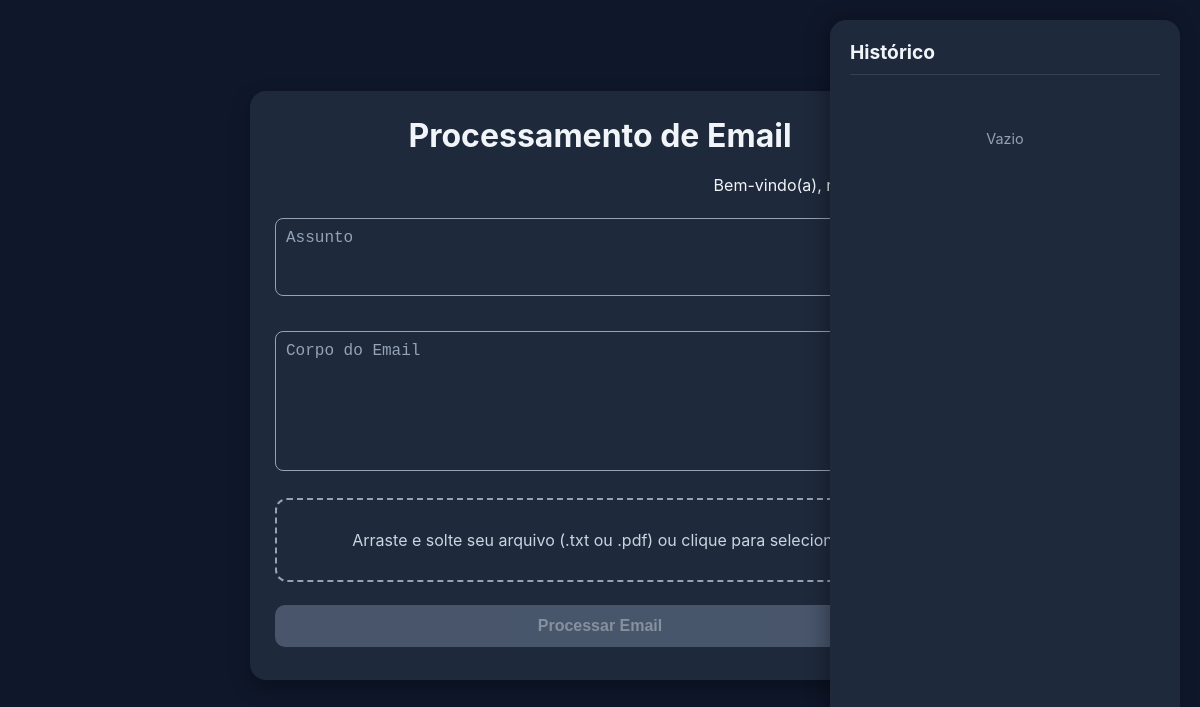
The app's page / (signed in), older data.
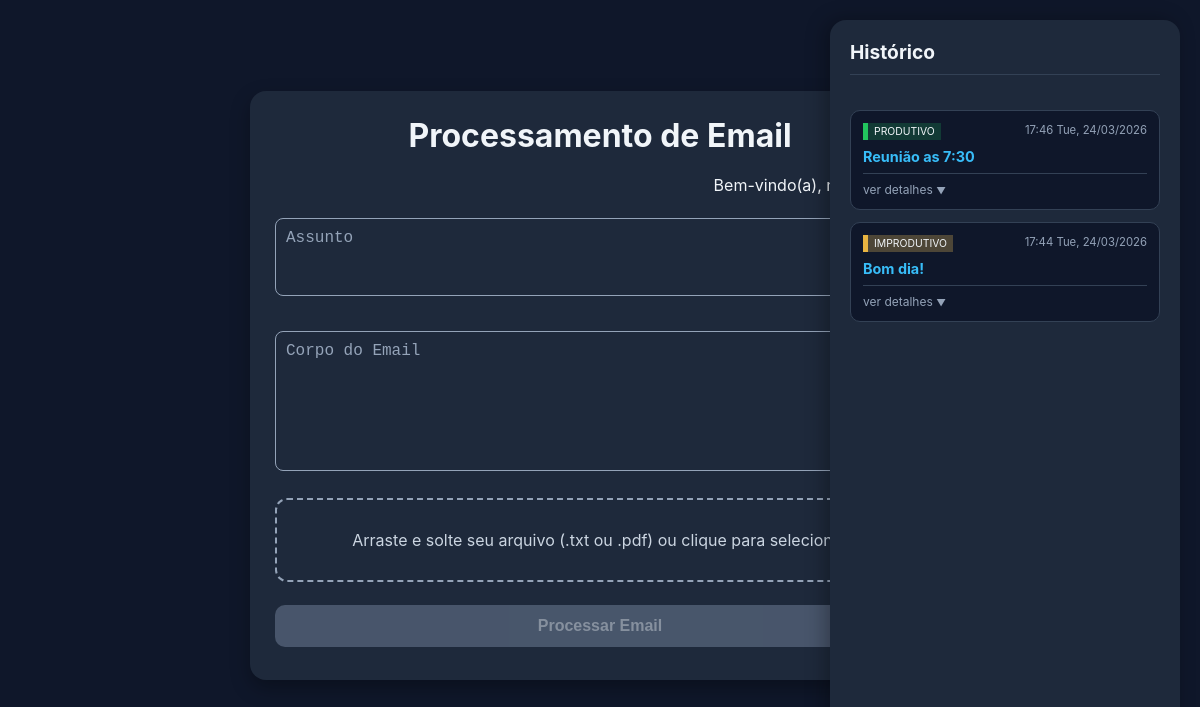
The same page, newer data.
### apps/emails/models.py (models this page shows)
class EmailHistory(models.Model):
    user = models.ForeignKey(
        User, on_delete=models.CASCADE, related_name="emails")
    subject = models.CharField(max_length=255, blank=True, null=True)
    body = models.TextField(blank=True, null=True)
    file_name = models.CharField(max_length=255, blank=True, null=True)
    file_content = models.TextField(blank=True, null=True)
    category = models.CharField(max_length=50)  # PRODUTIVO / IMPRODUTIVO
    ai_response = models.TextField()
    created_at = models.DateTimeField(auto_now_add=True)
    class Meta:
        ordering = ['-created_at']
        verbose_name = "Histórico de Email"
        verbose_name_plural = "Histórico de Emails"

### apps/emails/views.py (the view)
# urls.py: 2. Add a URL to urlpatterns:  path('', views.home, name='home')
@login_required(login_url='/login/')
def home(request):
    result = None
    if request.method == "POST":
        data = request.POST.copy()
        if 'file' in request.FILES:
            data['file'] = request.FILES['file']
        serializer = EmailRequestSerializer(data=data)
        if serializer.is_valid():
            email_parts = []
            subject = serializer.validated_data.get("subject", "").strip()
            body = serializer.validated_data.get("body", "").strip()
            file = serializer.validated_data.get("file")
            if subject:
                email_parts.append(f"Subject: {subject}")
            if body:
                email_parts.append(f"Body:\n{body}")
            if file:
                try:
                    file_text = extract_text_from_file(file)
                    if file_text:
                        email_parts.append(f"File Content:\n{file_text}")
                except Exception as e:
                    email_parts.append(
                        f"File Content: [Erro ao ler arquivo: {str(e)}]")
            full_text = "\n\n".join(email_parts)
            result = process_email(full_text)
            if result.get("category") != "ERROR":
                EmailHistory.objects.create(
                    user=request.user,
                    subject=subject,
                    body=body,
                    file_name=file.name if file else None,
                    file_content=file_text if file else None,
                    category=result["category"],
                    ai_response=result["response"]
                )
        else:
            result = {
                "category": "ERRO",
                "response": serializer.errors
            }
    else:
        serializer = EmailRequestSerializer()
    fields = []
    for name, field in serializer.fields.items():
        fields.append({
            "name": name,
            "type": field.__class__.__name__,
            "required": field.required
        })
    history = EmailHistory.objects.filter(user=request.user)[:10]
    return render(request, "emails/home.html", {"fields": fields, "result": result, "history": history})

### apps/emails/templates/emails/home.html (shortened to what this page needs)
{% extends "base.html" %}
{% block content %}
<aside class="sidebar">
  <h2 style="font-size: 1.2rem; text-align: left; border-bottom: 1px solid #334155; padding-bottom: 10px;">Histórico</h2>
  <div class="history-list">
    {% for item in history %}
      <div class="history-item" style="cursor: default;">
        <div style="display: flex; justify-content: space-between; margin-bottom: 8px;">
          <span class="badge {{ item.category|lower }}" style="font-size: 0.65rem; padding: 2px 6px;">{{ item.category }}</span>
          <small style="color: #94a3b8;">{{ item.created_at|date:"H:i D, d/m/Y" }}</small>
        </div>
        <strong style="display: block; color: #38bdf8; margin-bottom: 8px; font-size: 0.9rem;">
          {{ item.subject|default:"Sem Assunto"|truncatechars:35 }}
        </strong>
        <details style="border-top: 1px solid #334155; padding-top: 8px;">
          <summary style="font-size: 0.75rem; color: #94a3b8; cursor: pointer; list-style: none; outline: none;">
            ver detalhes <span style="font-size: 0.6rem;">▼</span>
          </summary>
        </details>
      </div>
    {% empty %}
      <p style="font-size: 0.9rem; color: #94a3b8; text-align: center; margin-top: 20px;">Vazio</p>
    {% endfor %}
  </div>
</aside>
<div class="card" id="processCard">
  <h1>Processamento de Email</h1>
  <div class="logout">
    <p>Bem-vindo(a), {{ request.user.username }}! <a href="{% url 'logout' %}">Sair</a></p>
  </div>
  <form method="post" enctype="multipart/form-data" id="emailForm">
    {% for field in fields %}
      {% if field.type == "FileField" %}
        <div id="dropZone" class="drop-zone">
          <p id="dropText">Arraste e solte seu arquivo (.txt ou .pdf) ou clique para selecionar</p>
        </div>
      {% elif field.type == "CharField" %}
        <div class="textarea-wrapper">
          {% if field.name == "body" %}
            <textarea name="{{ field.name }}" id="bodyText" placeholder="Corpo do Email" style="min-height:140px;max-height:300px;" maxlength="10500"></textarea>
            <div class="word-counter" id="bodyCounter">0 / 10000</div>
          {% else %}
            <textarea name="{{ field.name }}" id="subjectText" placeholder="Assunto" style="min-height:65px;max-height:120px;" maxlength="300"></textarea>
            <div class="word-counter" id="subjectCounter">0 / 250</div>
          {% endif %}
        </div>
      {% endif %}
    {% endfor %}
    <button type="submit" id="submitBtn" disabled>Processar Email</button>
  </form>
</div>
{% endblock %}

### templates/base.html (shortened to what this page needs)
<!doctype html>
<html lang="pt-br">
  <head>
  </head>
  <body>
    <div class="container">
      {% block content %}{% endblock %}
    </div>
  </body>
</html>

### templates/base.html (style rules this page uses)
* { box-sizing: border-box; margin: 0; padding: 0; }
body { font-family: -apple-system, BlinkMacSystemFont, "Segoe UI", Roboto, sans-serif; background: #0f172a; color: #f1f5f9; min-height: 100vh; display: flex; justify-content: center; align-items: center; padding: 20px; }
.container { max-width: 700px; width: 100%; }
h1, h2 { margin-bottom: 20px; text-align: center; }
form { display: flex; flex-direction: column; }
input, textarea, button { margin: 8px 0; padding: 12px; border-radius: 10px; border: none; font-size: 1rem; }
input, textarea { background: #1e293b; color: #f1f5f9; }
input::placeholder, textarea::placeholder { color: #94a3b8; }
button { background: #38bdf8; color: #0f172a; font-weight: bold; cursor: pointer; transition: all 0.2s ease; }
.produtivo { background: #22c55e33; border-left: 5px solid #22c55e; }
.improdutivo { background: #f0c3585f; border-left: 5px solid #e9b441; }
.card { background: #1e293b; padding: 25px; border-radius: 16px; margin-bottom: 30px; box-shadow: 0 8px 20px rgba(0,0,0,0.3); }
a { color: #38bdf8; text-decoration: none; }
.logout { text-align: right; margin-bottom: 15px; }
.sidebar { position: fixed; right: 20px; top: 20px; width: 350px; bottom: 20px; background: #1e293b; border-radius: 16px; padding: 20px; display: flex; flex-direction: column; box-shadow: -5px 0 20px rgba(0,0,0,0.3); z-index: 100; }
.history-list { overflow-y: auto; flex: 1; margin-top: 15px; }
.history-item { background: #0f172a; padding: 12px; border-radius: 10px; margin-bottom: 12px; border: 1px solid #334155; font-size: 0.85rem; }

### apps/emails/templates/emails/home.html (style rules this page uses)
.textarea-wrapper { position: relative; margin-bottom: 15px; }
textarea { padding-bottom: 30px !important; width: 100%; resize: vertical; background: #1e293b; color: #f1f5f9; border: 1px solid #94a3b8; border-radius: 8px; padding: 10px; font-size: 1rem; transition: border 0.2s ease; }
.word-counter { position: absolute; bottom: 18px; right: 20px; font-size: 0.75rem; color: #94a3b8; background: rgba(30, 41, 59, 0.8); padding: 2px 5px; border-radius: 4px; pointer-events: none; }
#submitBtn { position: relative; transition: all 0.2s ease; }
#submitBtn:disabled { background: #64748b; color: #cbd5e1; cursor: default; opacity: 0.6; }
.drop-zone { border: 2px dashed #94a3b8; border-radius: 12px; padding: 30px; text-align: center; color: #cbd5e1; background: #1e293b; margin-bottom: 15px; position: relative; cursor: pointer; transition: border 0.2s ease, background 0.2s ease; }
.produtivo { background: #22c55e33; border-left: 5px solid #22c55e; }
.improdutivo { background: #f0c25846; border-left: 5px solid #e9b441; }

Row changes from the older to the newer data that the page shows:
added EmailHistory: category "PRODUTIVO", created_at "17:46 Tue, 24/03/2026", subject "Reunião as 7:30"
added EmailHistory: category "IMPRODUTIVO", created_at "17:44 Tue, 24/03/2026", subject "Bom dia!"
Text that changed along with them:
text no longer shown: "Vazio"
